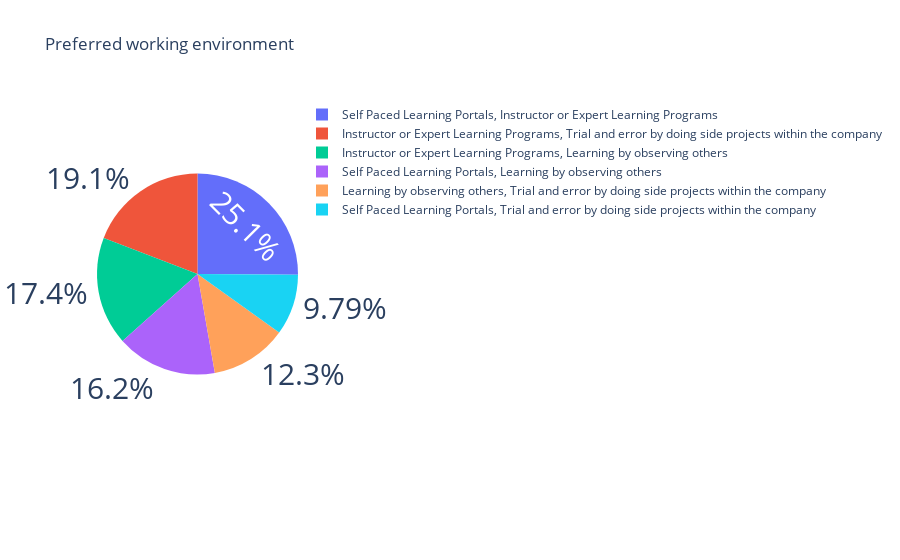

Notebook code cell kept with this figure:
### Code cell
# what is the preferrred working enviroment of genz?

question = df['Which type of learning environment that you are most likely to work in ?'].value_counts()
label = question.index
counts = question.values
colors = ['gold', 'lightgreen']
fig = go.Figure(data=[go.Pie(labels=label, values=counts)])
fig.update_layout(title_text='Preferred working environment')
fig.update_traces(hoverinfo='label+value', textinfo='percent', textfont_size=30,)
fig.show()

### Figure 1 — Plotly figure (JSON) as saved in the notebook; plotly's stock layout.template omitted (floating-point values rounded to 4 significant figures)
{"data": [{"hoverinfo": "label+value", "labels": ["Self Paced Learning Portals, Instructor or Expert Learning Programs", "Instructor or Expert Learning Programs, Trial and error by doing side projects within the company", "Instructor or Expert Learning Programs, Learning by observing others", "Self Paced Learning Portals, Learning by observing others", "Learning by observing others, Trial and error by doing side projects within the company", "Self Paced Learning Portals, Trial and error by doing side projects within the company"], "textfont": {"size": 30}, "textinfo": "percent", "type": "pie", "values": [59, 45, 41, 38, 29, 23]}], "layout": {"title": {"text": "Preferred working environment"}}}
